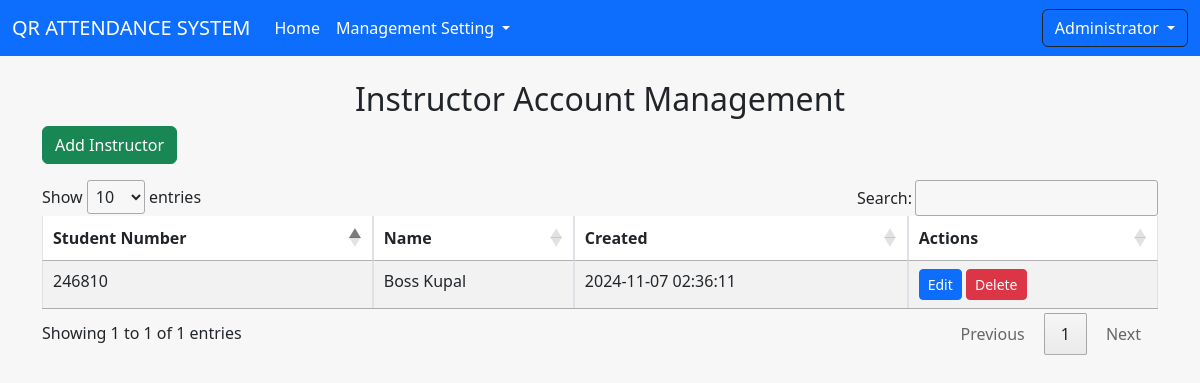
/admin/instructor_account.php (signed in), run on the app's committed database.
### tables this page shows
CREATE TABLE `user` (
  `id` int(11) NOT NULL,
  `std_no` int(11) DEFAULT NULL,
  `name` text DEFAULT NULL,
  `password` text DEFAULT NULL,
  `status` int(11) DEFAULT 1 COMMENT 'active=1;inactive=0',
  `user_type` int(11) NOT NULL COMMENT 'student-1;teacher-2',
  `created` timestamp NOT NULL DEFAULT current_timestamp()
);

### admin/instructor_account.php (the view, shortened to what this page needs)
<!DOCTYPE html>
<html lang="en">
<head>
</head>
<body>
<?php include 'navbar.php'; ?>
<div class="container my-4">
    <h2 class="text-center">Instructor Account Management</h2>
    <button class="btn btn-success mb-3" data-bs-toggle="modal" data-bs-target="#createModal">Add Instructor</button>
    <table id="instructorTable" class="table table-bordered table-striped">
        <thead>
            <tr>
                <th>Student Number</th>
                <th>Name</th>
                <th>Created</th>
                <th>Actions</th>
            </tr>
        </thead>
        <tbody>
            <?php
            $stmt = $conn->prepare("SELECT * FROM user WHERE user_type = 2");
            $stmt->execute();
            $result = $stmt->get_result();
            while ($row = $result->fetch_assoc()) {
                echo "<tr data-id='{$row['id']}'>
                    <td>{$row['std_no']}</td>
                    <td>{$row['name']}</td>
                    <td>{$row['created']}</td>
                    <td>
                        <button class='btn btn-primary btn-sm editBtn'>Edit</button>
                        <button class='btn btn-danger btn-sm deleteBtn'>Delete</button>
                    </td>
                </tr>";
            }
            ?>
        </tbody>
    </table>
</div>
</body>
</html>

### admin/navbar.php (style rules this page uses)
body { background-color: #f7f7f7; }

### data on the page
user: std_no "246810", name "Boss Kupal", created "2024-11-07 02:36:11"

### other printed values
$_SESSION[full_name] "Administrator"
